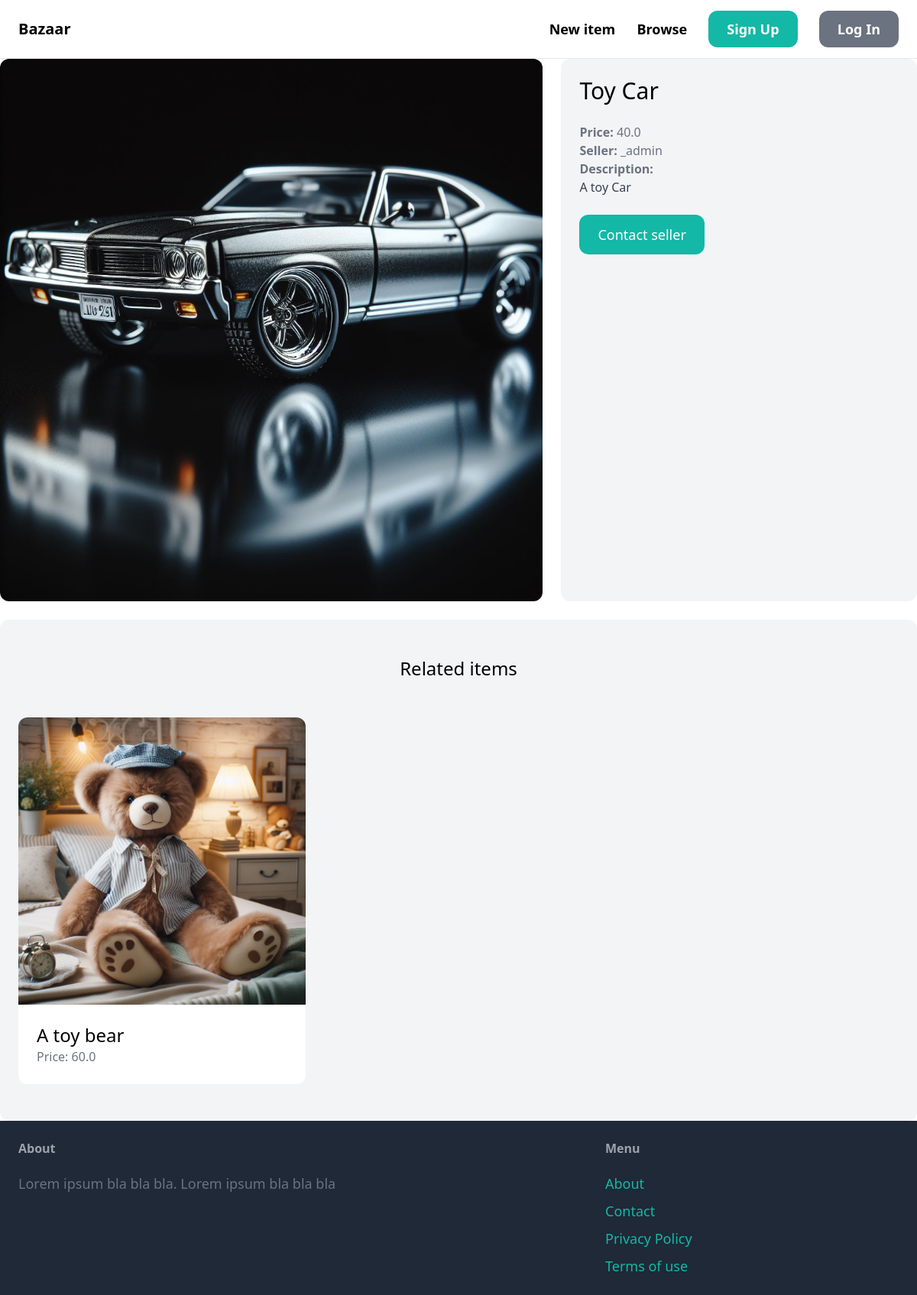
Page /items/4/ on the committed database.
### item/models.py (models this page shows, shortened)
class Item(models.Model):
    category = models.ForeignKey(Category, related_name='items', on_delete=models.CASCADE)
    name = models.CharField(max_length=255)
    description = models.TextField(blank=True, null=True)
    price = models.FloatField()
    image = models.ImageField(upload_to='item_images', blank=True, null=True)
    is_sold = models.BooleanField(default=False)
    created_by = models.ForeignKey(User, related_name='items', on_delete=models.CASCADE)
    created_at = models.DateTimeField(auto_now_add=True)

### item/views.py (the view)
# urls.py: path('<int:pk>/', views.details, name='detail'),
def details(request, pk):
    item = get_object_or_404(Item, pk=pk)
    related_items = Item.objects.filter(category=item.category, is_sold=False).exclude(pk=pk)[0:3]
    return render(request, 'item/detail.html', {
        'item': item,
        'related_items': related_items
    })

### item/templates/item/detail.html (shortened to what this page needs)
{% extends 'core/base.html' %}
{% block content %}
<div class="grid grid-cols-5 gap-6">
    <div class="col-span-3">
        <img src="{{ item.image.url }}" class="rounded-xl">
    </div>
    <div class="col-span-2 p-6 bg-gray-100 rounded-xl">
        <h1 class="mb-6 text-3xl">{{ item.name }}</h1>
        <p class="text-gray-500"><strong>Price: </strong>{{ item.price }}</p>
        <p class="text-gray-500"><strong>Seller: </strong>{{ item.created_by.username }}</p>
    {% if item.description %}
        <p class="text-gray-700">
            <strong class="text-gray-500">Description:</strong><br>
            {{ item.description }}
        </p>
     {% endif %}
     <a href="#" class="inline-block mt-6 px-6 py-3 text-lg font-semidold bg-teal-500 text-white rounded-xl hover:bg-teal-700">Contact seller</a>
    </div>
</div>
<div class="mt-6 px-6 py-12 bg-gray-100 rounded-xl">
    <h2 class="mb-12 text-2xl text-center">Related items</h2>
    <div class="grid grid-cols-3 gap-3">
        {% for item in related_items %}
        <div>
            <a href="{% url 'item:detail' item.id %}">
                {% if item.image %}
                <img src="{{ item.image.url }}" class="rounded-t-xl">
                {% endif %}
                <div class="p-6 bg-white rounded-b-xl">
                    <h2 class="text-2xl"> {{ item.name }} </h2>
                    <p class="text-gray-500">Price: {{ item.price }} </p>
                </div>
            </a>
        </div>
        {% endfor %}
    </div>
</div>
{% endblock %}

### rows in the picture
Item: image (picture), name "Toy Car", price "40.0", created_by.username "_admin", description "A toy Car"
Item: image (picture), name "A toy bear", price "60.0"
